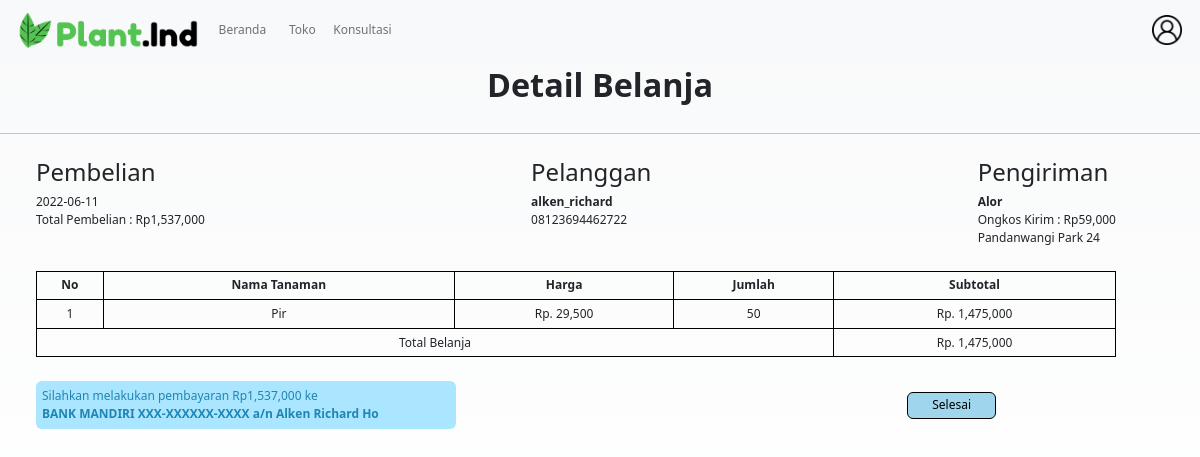
The app's page /marketplace/nota.php?id=4 (signed in) with its own data.
### tables this page shows
CREATE TABLE `detailservices` (
  `transactionid` int(11) NOT NULL,
  `buahid` int(11) NOT NULL,
  `jumlahproduk` int(11) NOT NULL,
  `sellerid` int(11) NOT NULL DEFAULT 0
);

CREATE TABLE `headerservices` (
  `id` int(11) NOT NULL,
  `userid` int(11) NOT NULL,
  `adminId` int(11) NOT NULL,
  `ongkirid` int(11) NOT NULL,
  `transactiondate` varchar(100) NOT NULL,
  `address` varchar(100) NOT NULL,
  `totalpembelian` int(11) NOT NULL,
  `status` varchar(100) NOT NULL DEFAULT 'MENUNGGU',
  `bukti` varchar(100) NOT NULL,
  `resi` varchar(100) NOT NULL,
  `kurir` varchar(100) NOT NULL
);

CREATE TABLE `user` (
  `userId` int(100) NOT NULL,
  `username` varchar(100) NOT NULL,
  `email` varchar(100) NOT NULL,
  `telpon` varchar(100) NOT NULL,
  `alamat` varchar(100) NOT NULL,
  `kota` varchar(100) NOT NULL,
  `password` varchar(100) NOT NULL
);

CREATE TABLE `ongkir` (
  `id` int(3) NOT NULL,
  `kota` varchar(100) NOT NULL,
  `ongkir` int(10) NOT NULL,
  `kurir` varchar(10) NOT NULL
);

CREATE TABLE `buah` (
  `BuahID` int(100) NOT NULL,
  `NamaBuah` varchar(100) NOT NULL,
  `Harga` int(100) NOT NULL,
  `Gambar` varchar(100) NOT NULL,
  `gejala` int(11) NOT NULL
);

### marketplace/nota.php (the view, shortened to what this page needs)
<!DOCTYPE html>
<html lang="en">
<head>
        <link href="../assets/css/nota.css" rel="stylesheet" />
</head>
<body>
    <?php
        include '../assets/navbar.php';
    ?>
    <div class="konten">
        <p>Detail Belanja</p>
        <hr>
        <div class="detail">
            <?php
                $nomor = 1;
                $total=0;
                $ambil = $conn->query("SELECT * FROM detailservices JOIN headerservices ON detailservices.transactionid=headerservices.id
                                        JOIN buah ON detailservices.buahid=buah.BuahId
                                        JOIN user ON headerservices.userid=user.userId
                                        JOIN ongkir ON headerservices.ongkirid=ongkir.id
                                        WHERE detailservices.transactionid=$_GET[id]");
                $pecah = $ambil->fetch_assoc();
            ?>
            <div>
                <h3>Pembelian</h3>
                <?= $pecah['transactiondate']; ?><br>
                Total Pembelian : Rp<?= number_format($pecah['totalpembelian']); ?>
            </div>
            <div>
                <h3>Pelanggan</h3>
                <strong><?= $pecah['username']?></strong><br>
                <?= $pecah['telpon']; ?> <br>
            </div>
            <div>
                <h3>Pengiriman</h3>
                <strong><?= $pecah['kota']; ?></strong><br>
                Ongkos Kirim : Rp<?= number_format($pecah['ongkir']); ?> <br>
                <?= $pecah['alamat']; ?>
            </div>
        </div>
        <table class="daftar">
            <thead>
                <tr>
                    <th>No</th>
                    <th>Nama Tanaman</th>
                    <th>Harga</th>
                    <th>Jumlah</th>
                    <th>Subtotal</th>
                </tr>
            </thead>
            <?php
                $ambil = $conn->query("SELECT * FROM detailservices JOIN headerservices ON detailservices.transactionid=headerservices.id
                JOIN buah ON detailservices.buahid=buah.BuahID
                WHERE detailservices.transactionid=$_GET[id]");
                while($pecah = $ambil->fetch_assoc()):
                    $Subtotal = $pecah["Harga"]*$pecah['jumlahproduk'];
            ?>
            <tr>
                <td><?= $nomor++; ?></td>
                <td><?= $pecah["NamaBuah"]; ?></td>
                <td>Rp. <?= number_format($pecah["Harga"]); ?></td>
                <td><?= $pecah["jumlahproduk"]; ?></td>
                <td>Rp. <?= number_format($Subtotal); ?></td>
            </tr>
            <?php
                $total+=$Subtotal;
                endwhile;
            ?>
            <tr>
                <td colspan=4>Total Belanja</td>
                <td>Rp. <?= number_format($total); ?></td>
            </tr>
        </table>
        <div class="bayar">
            <div class="pembayaran">
                <?php
                    $ambil = $conn->query("SELECT * FROM headerservices WHERE id=$_GET[id]");
                    $pecah = $ambil->fetch_assoc();
                ?>
                    Silahkan melakukan pembayaran Rp<?= number_format($pecah["totalpembelian"]) ?> ke <br>
                    <strong>BANK MANDIRI XXX-XXXXXX-XXXX a/n Alken Richard Ho </strong>
            </div>
            <a href="pesanan.php">
                <div class="selesai">
                    Selesai
                </div>
            </a>
        </div>
    </div>
</body>
</html>

### assets/css/nota.css (style rules this page uses)
body { background-image: linear-gradient(#f8f9fa, #fff); height: 46vw; }
.konten p { font-size: 2.7vw; font-weight: bold; text-align: center; margin-bottom: 2%; }
.konten hr { height: 0.1vw !important; margin: 0 !important; margin-bottom: 2% !important; }
.detail { font-size: 1vw; display: flex; width: 90%; justify-content: space-between; position: relative; left: 3%; margin-bottom: 2%; }
.detail h3 { font-size: 2vw; margin-bottom: 0.5vw; }
.daftar { width: 90%; position: relative; left: 3%; margin-top: 2%; margin-bottom: 2%; }
.daftar th, .daftar tr, .daftar td { border: 0.1vw solid black; padding: 0.4vw 0 0.4vw 0; text-align: center; font-size: 1vw; }
.bayar { display: flex; justify-content: space-between; align-items: center; position: relative; left: 3%; width: 80%; font-size: 1vw; }
.bayar .pembayaran { background-color: #AAE6FF; width: 35vw; padding: 0.5vw 0 0.5vw 0.5vw; color: #2085B2; border-radius: 0.5vw !important; }
.bayar a { text-decoration: none; }
.selesai { color: black; border: 0.1vw solid black; background-color: #9FD5ED; padding: 0.3vw 2vw 0.3vw 2vw; border-radius: 3%; border-radius: 0.5vw ; }

### assets/css/navbar.css (style rules this page uses)
* { padding: 0; margin: 0; box-shadow: none !important; }

### records on screen
detailservices: headerservices.transactiondate "2022-06-11", headerservices.totalpembelian "1,537,000", user.username "alken_richard", user.telpon "08123694462722", ongkir.kota "Alor", ongkir.ongkir "59,000", user.alamat "Pandanwangi Park 24", buahid.NamaBuah "Pir", buahid.Harga "29,500", jumlahproduk "50", Subtotal "1,475,000"
headerservices: totalpembelian "1,537,000"

### other values on screen
$total "1,475,000"
